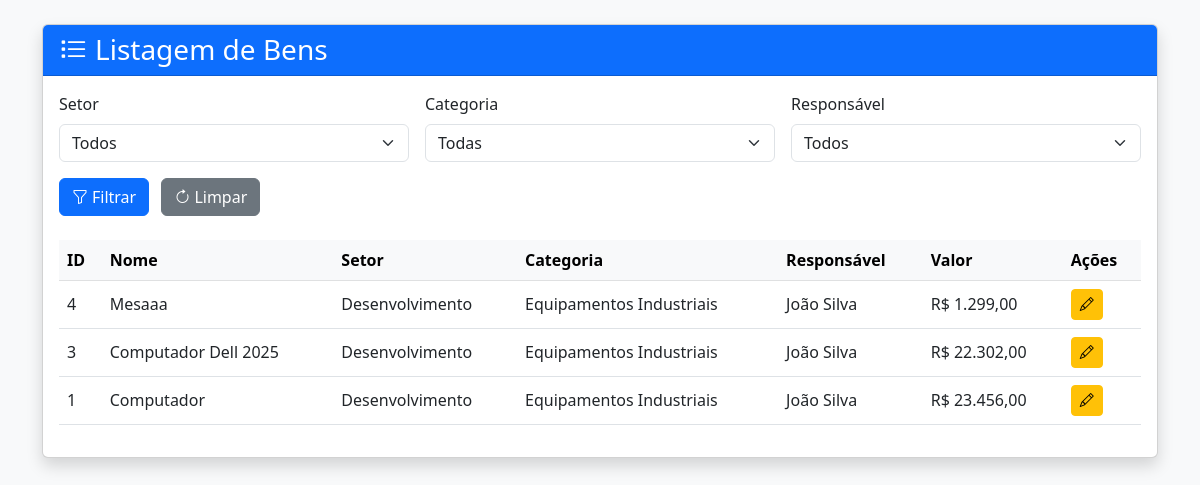
Page /bens.php on the committed database.
### tables this page shows
CREATE TABLE `bem` (
  `id_bem` bigint(20) UNSIGNED NOT NULL,
  `nome` varchar(255) NOT NULL,
  `descricao` text DEFAULT NULL,
  `numero_serie` varchar(100) DEFAULT NULL,
  `data_aquisicao` date DEFAULT NULL,
  `valor_aquisicao` decimal(12,2) DEFAULT NULL,
  `vida_util` float DEFAULT NULL,
  `data_adicao` date DEFAULT curdate(),
  `condicao` varchar(100) DEFAULT NULL,
  `porcentagem_depreciacao` float DEFAULT NULL,
  `id_categoria` bigint(20) UNSIGNED DEFAULT NULL,
  `id_setor` bigint(20) UNSIGNED DEFAULT NULL,
  `id_usuario` bigint(20) UNSIGNED DEFAULT NULL
);

CREATE TABLE `setor` (
  `id_setor` bigint(20) UNSIGNED NOT NULL,
  `nome` varchar(150) NOT NULL,
  `descricao` text DEFAULT NULL,
  `capacidade` int(11) DEFAULT NULL,
  `id_departamento` bigint(20) UNSIGNED NOT NULL
);

CREATE TABLE `categoria` (
  `id_categoria` bigint(20) UNSIGNED NOT NULL,
  `nome` varchar(100) NOT NULL,
  `descricao` text DEFAULT NULL
);

CREATE TABLE `usuario` (
  `id_usuario` bigint(20) UNSIGNED NOT NULL,
  `nome` varchar(255) NOT NULL,
  `cpf` varchar(14) NOT NULL,
  `celular` varchar(20) DEFAULT NULL,
  `email` varchar(255) NOT NULL,
  `data_nascimento` date DEFAULT NULL,
  `id_endereco` bigint(20) UNSIGNED DEFAULT NULL,
  `administrador` tinyint(1) DEFAULT 0
);

### bens.php (the view, shortened to what this page needs)
<?php
require 'config.php';
try {
    $sql = "SELECT b.*,
                   s.nome AS setor_nome,
                   c.nome AS categoria_nome,
                   u.nome AS responsavel_nome
            FROM Bem b
            LEFT JOIN Setor s ON b.id_setor = s.id_setor
            LEFT JOIN Categoria c ON b.id_categoria = c.id_categoria
            LEFT JOIN Usuario u ON b.id_usuario = u.id_usuario
            WHERE 1=1";
    $params = [];
    $sql .= " ORDER BY b.data_aquisicao DESC";
    $stmt = $pdo->prepare($sql);
    $stmt->execute($params);
    $bens = $stmt->fetchAll();
} catch (PDOException $e) {
    die("Erro na consulta: " . $e->getMessage());
}
?>
<!DOCTYPE html>
<html lang="pt-br">
<head>
    <link href="https://cdn.jsdelivr.net/npm/bootstrap@5.3.0/dist/css/bootstrap.min.css" rel="stylesheet">
    <link rel="stylesheet" href="https://cdn.jsdelivr.net/npm/bootstrap-icons@1.11.1/font/bootstrap-icons.css">
</head>
<body class="bg-light">
    <div class="container mt-4">
        <div class="card shadow">
            <div class="card-header bg-primary text-white">
                <h3 class="mb-0"><i class="bi bi-list-task me-2"></i>Listagem de Bens</h3>
            </div>
            <div class="card-body">
                <form method="GET" class="mb-4">
                    <div class="row g-3">
                        <div class="col-md-4">
                            <label class="form-label">Setor</label>
                            <select class="form-select" name="setor">
                                <option value="">Todos</option>
                            </select>
                        </div>
                        <div class="col-md-4">
                            <label class="form-label">Categoria</label>
                            <select class="form-select" name="categoria">
                                <option value="">Todas</option>
                            </select>
                        </div>
                        <div class="col-md-4">
                            <label class="form-label">Responsável</label>
                            <select class="form-select" name="responsavel">
                                <option value="">Todos</option>
                            </select>
                        </div>
                        <div class="col-12">
                            <button type="submit" class="btn btn-primary me-2">
                                <i class="bi bi-funnel me-1"></i>Filtrar
                            </button>
                            <a href="bens.php" class="btn btn-secondary">
                                <i class="bi bi-arrow-clockwise me-1"></i>Limpar
                            </a>
                        </div>
                    </div>
                </form>
                <div class="table-responsive">
                    <table class="table table-hover align-middle">
                        <thead class="table-light">
                            <tr>
                                <th>ID</th>
                                <th>Nome</th>
                                <th>Setor</th>
                                <th>Categoria</th>
                                <th>Responsável</th>
                                <th>Valor</th>
                                <th>Ações</th>
                            </tr>
                        </thead>
                        <tbody>
                            <?php foreach ($bens as $item): ?>
                            <tr>
                                <td><?= $item['id_bem'] ?></td>
                                <td><?= htmlspecialchars($item['nome']) ?></td>
                                <td><?= htmlspecialchars($item['setor_nome']) ?></td>
                                <td><?= htmlspecialchars($item['categoria_nome']) ?></td>
                                <td><?= htmlspecialchars($item['responsavel_nome']) ?></td>
                                <td>R$ <?= number_format($item['valor_aquisicao'], 2, ',', '.') ?></td>
                                <td>
                                    <a href="novo_bem.php?id=<?= $item['id_bem'] ?>"
                                       class="btn btn-sm btn-warning me-1"
                                       title="Editar">
                                        <i class="bi bi-pencil"></i>
                                    </a>
                                </td>
                            </tr>
                            <?php endforeach; ?>
                        </tbody>
                    </table>
                </div>
            </div>
        </div>
    </div>
</body>
</html>

### rows in the picture
bem: id_bem "4", nome "Mesaaa", id_setor.nome "Desenvolvimento", id_categoria.nome "Equipamentos Industriais", id_usuario.nome "João Silva", valor_aquisicao "1.299,00"
bem: id_bem "3", nome "Computador Dell 2025", id_setor.nome "Desenvolvimento", id_categoria.nome "Equipamentos Industriais", id_usuario.nome "João Silva", valor_aquisicao "22.302,00"
bem: id_bem "1", nome "Computador", id_setor.nome "Desenvolvimento", id_categoria.nome "Equipamentos Industriais", id_usuario.nome "João Silva", valor_aquisicao "23.456,00"
